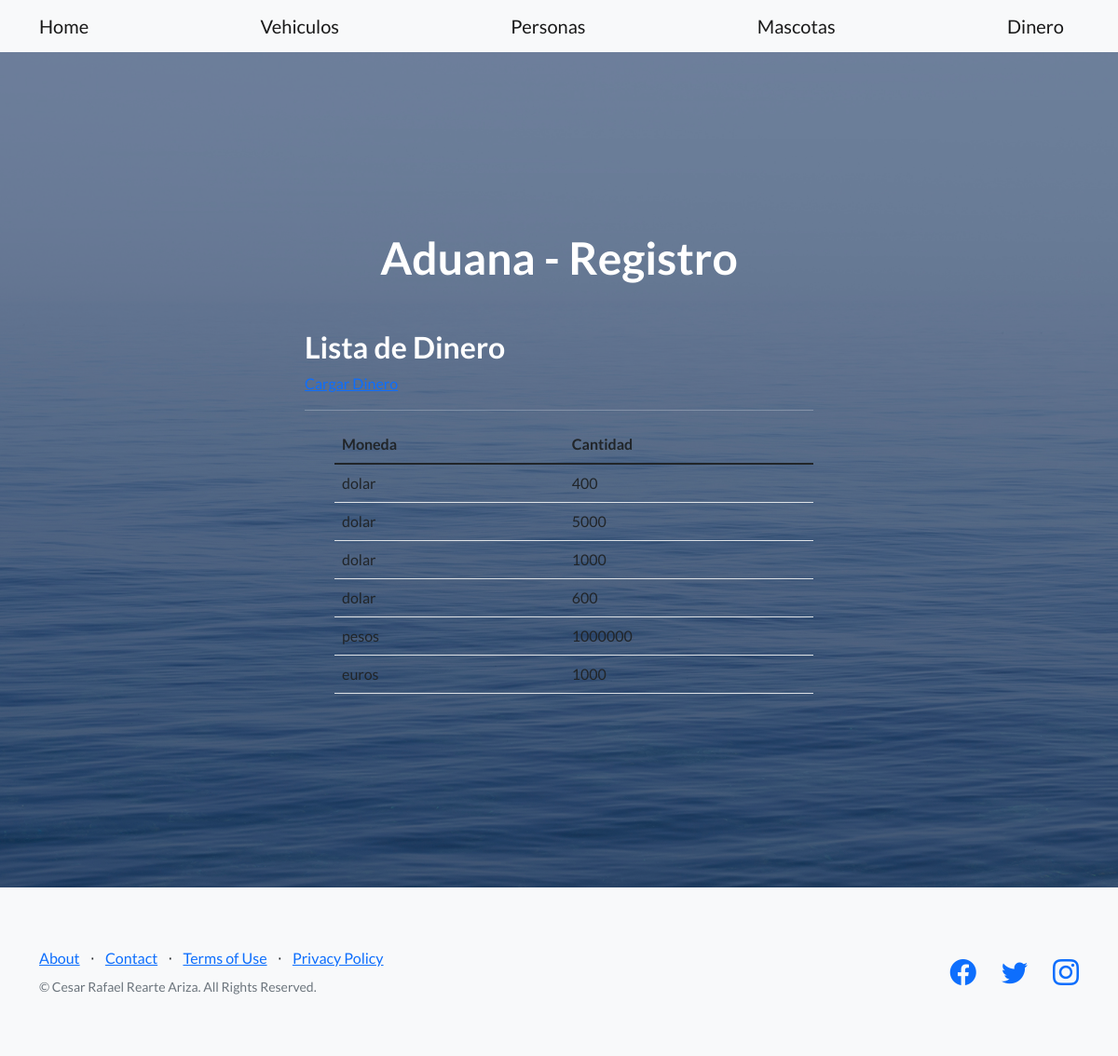
/app_rearte/cash, run on the app's committed database.
### app_rearte/models.py (models this page shows)
class Money(models.Model):
    type = models.CharField(max_length=40)
    amount = models.IntegerField()

### app_rearte/views.py (the view)
# urls.py: path('cash', views.cash, name='cash'),
def cash(request):
    cash = Money.objects.all()
    context_dict = {
        'cash' : cash
    }
    return render(
        request=request,
        context=context_dict,
        template_name="app_rearte/cash.html",
    )

### app_rearte/templates/app_rearte/cash.html
{% extends "app_rearte/index.html" %}
{% load static %}
{% block changingcontent %}
<h2>Lista de Dinero</h2>
<a class="card_custom" href="{% url 'CashDjangoForms' %}">Cargar Dinero</a>
<hr></hr>
<ul>
    <table class="table">
        <thead>
          <tr>
            <th scope="col">Moneda</th>
            <th scope="col">Cantidad</th>
          </tr>
        </thead>
        <tbody>
            {% for Money in cash %}
            <tr>
            <td>{{Money.type}}</td>
            <td>{{Money.amount}}</td>
          </tr>
            {% endfor %}
        </tbody>
      </table>
</ul>
{% endblock %}

### data on the page
Money: type "dolar", amount "400"
Money: type "dolar", amount "5000"
Money: type "dolar", amount "1000"
Money: type "dolar", amount "600"
Money: type "pesos", amount "1000000"
Money: type "euros", amount "1000"
